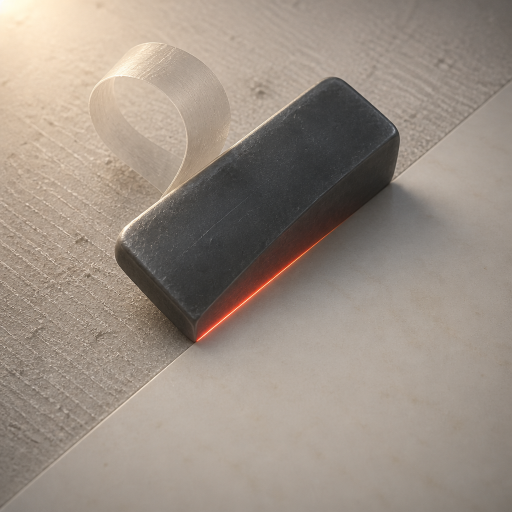
#> input picture plugins/improve-skill/assets/icon-engineC-f5665d-2.png, 1024 x 1024 px, found by its file name (shown at 1/2 size)
$ python w9.py
#> lines starting #> are read from the running program, lines starting #| are printed output that depends on the picture; after the words box and inside, x2 and y2 are one past the last pixel; in counts of white or black regions, pixels touching at a corner belong together; pictures that were not available may be replaced by others from this repository, and a replacement may not be noted
"""Is the roll's own 32px contrast too strong, or only in the wrong place?

w1 says the roll owns 4 of the 20 FP cells - (7,7) (8,7) (9,7) (6,8), ours 0.106-0.120
against C2's 0.046-0.082 in the SAME cells - and 6 of the 13 FN cells, all of them at
canvas y 96-192, above our roll entirely. Both sets are consistent with a displacement
rather than a material fault: C2's fitted rims put its roll at (294,253) and (359,186),
ours are at (308,278) and (243,345), so ours sits about 50px left and 98px low - three
32px cells of it - and is drawn to a shorter sweep.

If that is all it is, then our roll's OWN internal contrast, measured in its own frame,
should sit at or under C2's, and there is nothing in this class to repair on it. If ours
runs hotter than C2's on its own ground, there is.
"""
import subprocess
import tempfile
import pathlib
import numpy as np
from PIL import Image

NEUTRAL = 128 / 255.0
TMP = pathlib.Path(tempfile.mkdtemp())
WORK = pathlib.Path("loop-runs/r19/work")


def gray(im):
    a = np.asarray(im.convert("RGBA"), float) / 255.0
    rgb, al = a[..., :3], a[..., 3:4]
    c = rgb * al + NEUTRAL * (1 - al)
    return 0.2126 * c[..., 0] + 0.7152 * c[..., 1] + 0.0722 * c[..., 2]


def nat(svg, s):
    t = TMP / ("%s-%d.png" % (pathlib.Path(svg).stem, s))
    subprocess.run(["rsvg-convert", "-w", str(s), "-h", str(s), str(svg), "-o", str(t)], check=True)
    return gray(Image.open(t).convert("RGBA"))


def sobel(g):
    p = np.pad(g, 1, mode="edge")
    gx = (p[:-2, 2:] + 2 * p[1:-1, 2:] + p[2:, 2:]) - (p[:-2, :-2] + 2 * p[1:-1, :-2] + p[2:, :-2])
    gy = (p[2:, :-2] + 2 * p[2:, 1:-1] + p[2:, 2:]) - (p[:-2, :-2] + 2 * p[:-2, 1:-1] + p[:-2, 2:])
    return np.hypot(gx, gy) / 4.0


def disc(c, R, n=32):
    y, x = np.mgrid[0:n, 0:n]
    return ((x + 0.5) * (1024 / n) - c[0]) ** 2 + ((y + 0.5) * (1024 / n) - c[1]) ** 2 <= R * R


def hoop(c0, R0, c1, R1, n=32):
    m = disc(c0, R0, n) | disc(c1, R1, n)
    for i in range(1, 25):
        t = i / 25
        m |= disc((c0[0] + (c1[0] - c0[0]) * t, c0[1] + (c1[1] - c0[1]) * t), R0 + (R1 - R0) * t, n)
    return m


REF = Image.open("icon-engineC-f5665d-2.png").convert("RGBA")
for s in (32, 16):
    ours = nat("icon.svg", s)
#> in gray, `rgb, al = a[..., :3], a[..., 3:4]`: al: shape (1024, 1024, 1) float64; every value is 1
#> in gray, `return 0.2126 * c[..., 0] + 0.7152 * c[..., 1] + 0.0722 * c[..., 2]`:
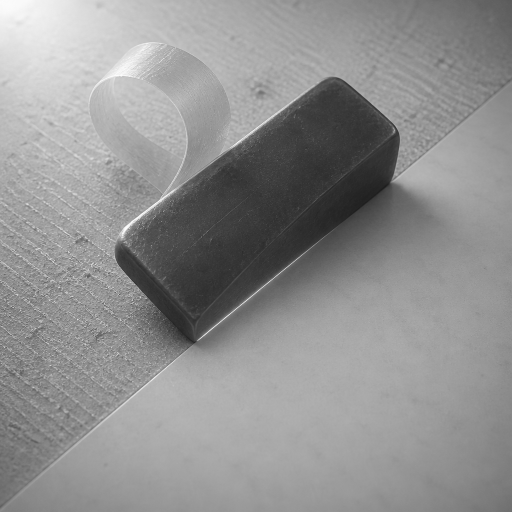
#> returned value: shape (1024, 1024) float64 (shown at 1/2 size); min 0.107, max 0.999, mean 0.567
    off = nat(str(WORK / "var_noshaving.svg"), s)
    ref = gray(REF.resize((s, s), Image.LANCZOS))
#> in gray (call 3), `a = np.asarray(im.convert("RGBA"), float) / 255.0`:
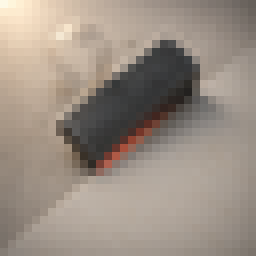
#> a: shape (32, 32, 4) float64 (shown 8 times larger); mean R, G, B, A 0.607, 0.56, 0.517, 1
#> in gray (call 3), `rgb, al = a[..., :3], a[..., 3:4]`: al: shape (32, 32, 1) float64; every value is 1
#> in gray (call 3), `return 0.2126 * c[..., 0] + 0.7152 * c[..., 1] + 0.0722 * c[..., 2]`:
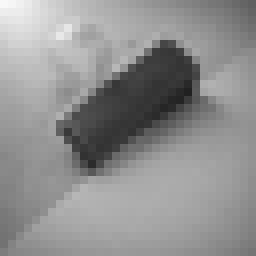
#> returned value: shape (32, 32) float64 (shown 8 times larger); min 0.131, max 0.974, mean 0.567
    M_ours = np.abs(ours - off) > 0.004                        # our roll, from its own twin
#> M_ours: shape (1024, 1024) bool; every value is 0
    M_ref = hoop((294.0, 253.0), 115.0, (359.0, 186.0), 121.0, s)   # C2's, from the round-8 rim fit
    print("\n%dpx   our roll %d cells, C2's %d cells" % (s, M_ours.sum(), M_ref.sum()))
#| 32px   our roll 0 cells, C2's 64 cells
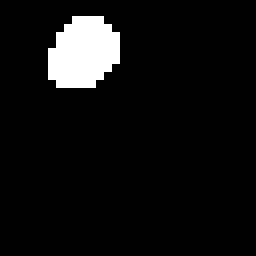
#> M_ref: shape (32, 32) bool (shown 8 times larger); 6.2% white; 1 white region, box (x1, y1, x2, y2) and area: (6, 2, 15, 11) 64
    for nm, g, M in (("ours", ours, M_ours), ("C2  ", ref, M_ref)):
        sg = sobel(g)[M]
        v = g[M]
        print("   %s |grad| in its own roll: p50 %.3f  p90 %.3f  max %.3f   cells over 0.10: %d"
#> (the run stopped early here; a loop or call above may not have finished)
